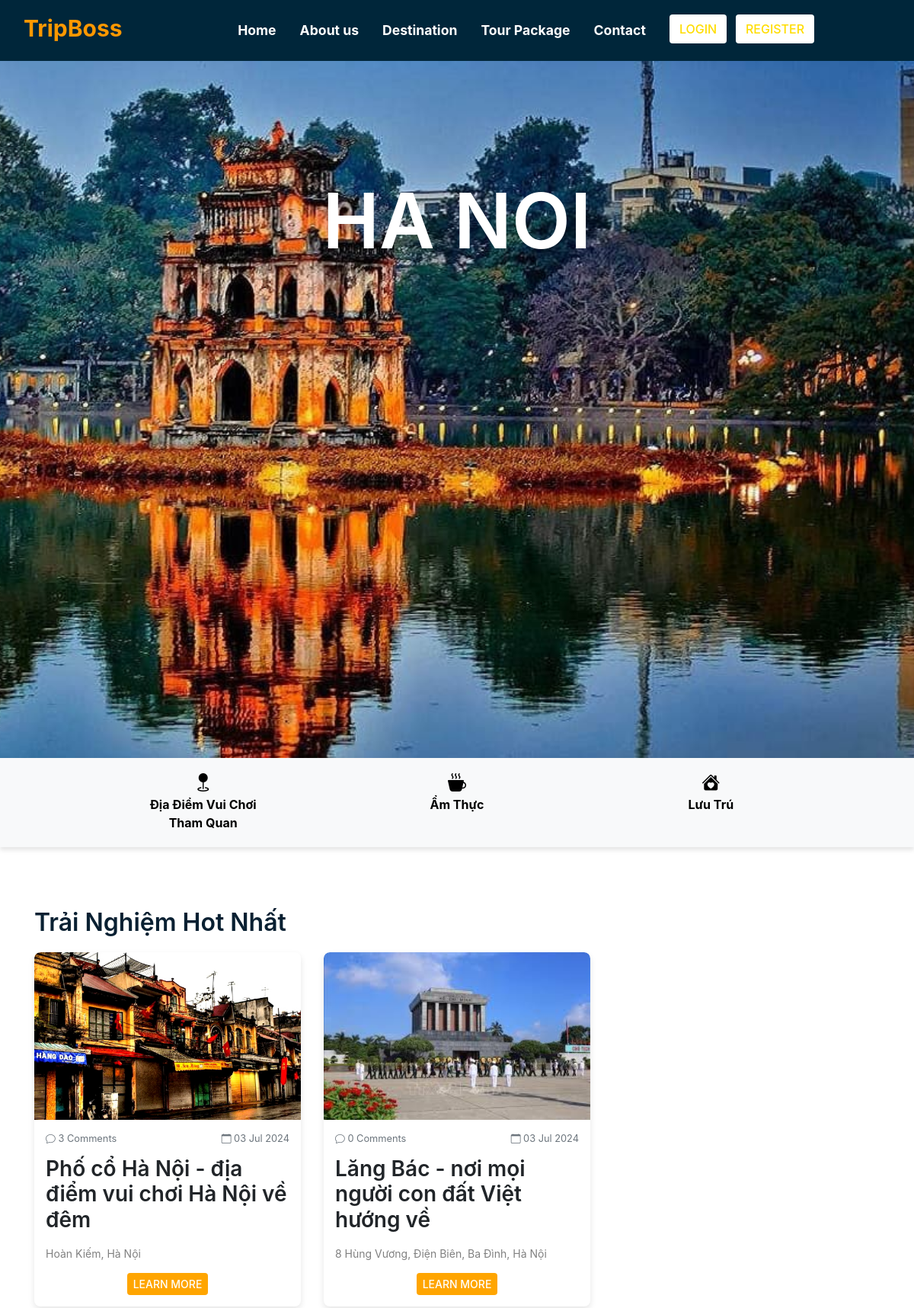
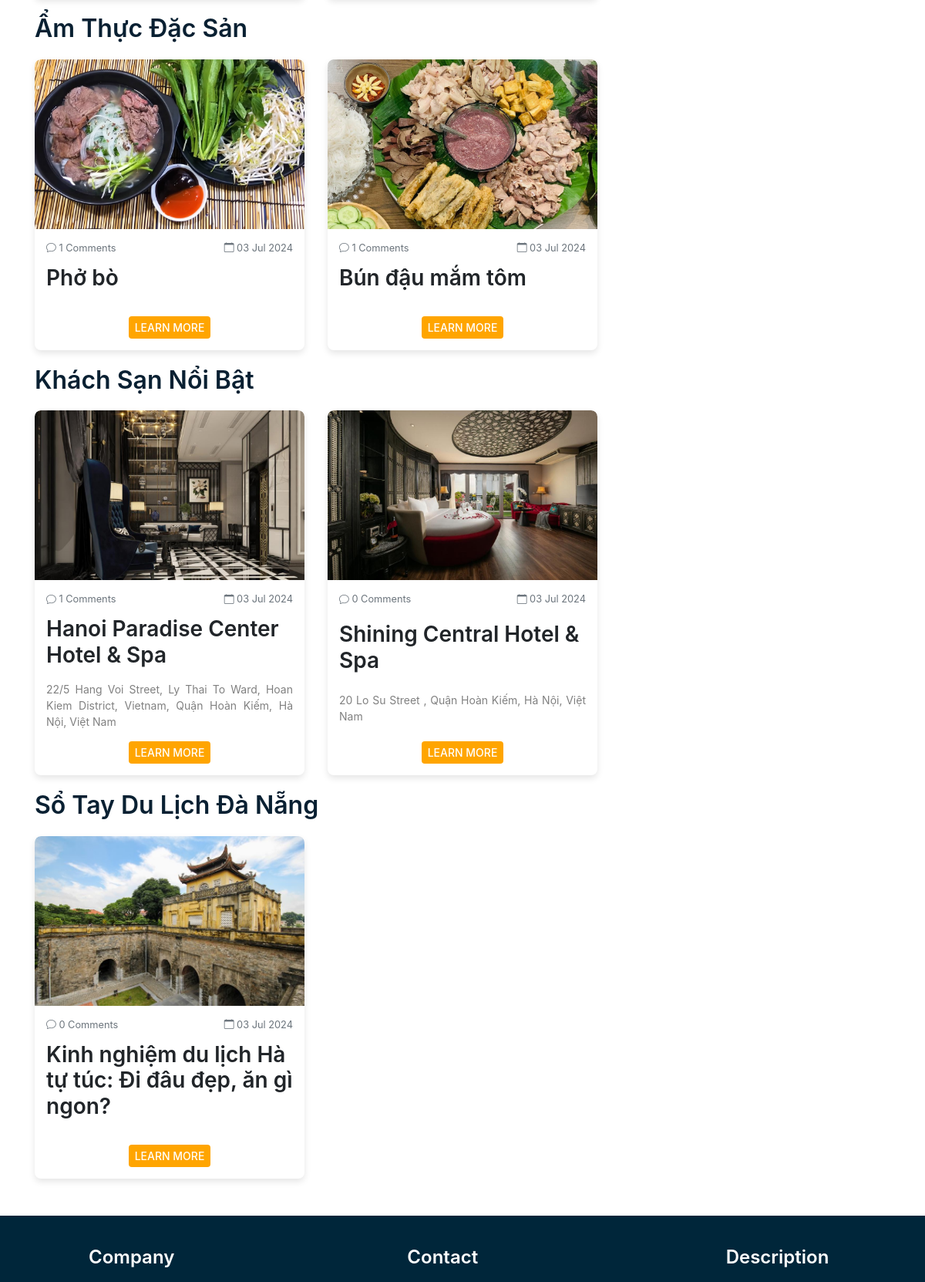
/pages/des_view.php?id=3 (upper part), run on the app's committed database (2 pictures, top to bottom).
### tables this page shows
CREATE TABLE `location` (
  `id` int NOT NULL,
  `name` varchar(255) NOT NULL,
  `image_url` varchar(255) NOT NULL
);

CREATE TABLE `blog` (
  `id` int NOT NULL,
  `date` varchar(255) NOT NULL,
  `title` varchar(255) NOT NULL,
  `summary` text NOT NULL,
  `content` mediumtext NOT NULL,
  `image_url` varchar(255) NOT NULL,
  `views` int NOT NULL DEFAULT '0'
);

### pages/des_view.php (the view, shortened to what this page needs)
<?php
require("/laragon/www/dulich/include/nav.php");
$locationId = isset($_GET['id']) ? intval($_GET['id']) : 0;
$location = null;
if ($locationId > 0) {
    $sql = "SELECT * FROM `location` WHERE `id` = $locationId";
    $result = mysqli_query($con, $sql);
    if ($result && mysqli_num_rows($result) > 0) {
        $location = mysqli_fetch_assoc($result);
    } else {
        $location = null;
    }
} else {
    echo "Invalid location ID.";
    exit;
}
?>
<?php require("/laragon/www/dulich/include/Hdes_view.php") ?>
<body>
    <?php if ($location) : ?>
        <section style="background-image: url('/admin/anh/<?php echo htmlspecialchars($location['image_url']); ?>'); width: 100%; height: 120%; background-position: center bottom; background-size: cover;" data-stellar-background-ratio="0.5">
            <div class="container">
                <div class="row no-gutters slider-text js-fullheight align-items-end justify-content-center">
                    <div class="col-md-9 ftco-animate pb-5 text-center">
                        <h1 class="mb1-3 bread" style="margin-block-start: 150px; color: white; font-size: 100px;"><?php echo htmlspecialchars($location['name']); ?></h1>
                    </div>
                </div>
            </div>
        </section>
        <nav class="icon-bar" style="margin-block-start:-45px">
            <div class="container5">
                <ul class="nav justify-content-center">
                    <li class="nav-item">
                        <a class="nav-link text-center" href="?id=<?php echo $locationId; ?>&category=destination">
                            <i class="bi bi-geo-fill"></i>
                            <div style="font-size: 16px;">Địa Điểm Vui Chơi<br>Tham Quan</div>
                        </a>
                    </li>
                    <li class="nav-item">
                        <a class="nav-link text-center" href="?id=<?php echo $locationId; ?>&category=food">
                            <i class="bi bi-cup-hot-fill"></i>
                            <div style="font-size: 16px;">Ẩm Thực</div>
                        </a>
                    </li>
                    <li class="nav-item">
                        <a class="nav-link text-center" href="?id=<?php echo $locationId; ?>&category=hotel">
                            <i class="bi bi-house-heart-fill"></i>
                            <div style="font-size: 16px;">Lưu Trú</div>
                        </a>
                    </li>
                </ul>
            </div>
        </nav>
    <?php endif; ?>
    <main class="container my-5" style="margin-top: 5rem !important;">
        <?php
        $selectedCategory = isset($_GET['category']) ? $_GET['category'] : null;
        if ($selectedCategory) {
            display_category_section($con, $locationId, $selectedCategory, 'Kết quả tìm kiếm');
        } else {
            display_category_section($con, $locationId, 'destination', 'Trải Nghiệm Hot Nhất');
            display_category_section($con, $locationId, 'food', 'Ẩm Thực Đặc Sản');
            display_category_section($con, $locationId, 'hotel', 'Khách Sạn Nổi Bật');
            display_category_section($con, $locationId, 'advice', 'Sổ Tay Du Lịch Đà Nẵng');
        }
        ?>
    </main>
</body>
</html>
<?php
function display_category_section($con, $location_id, $category_name, $section_title)
{
    echo '<h2 class="blog-section-title">' . htmlspecialchars($section_title) . '</h2>';
    echo '<div class="row">';
    $blogs = get_blogs_by_category($con, $location_id, $category_name);
    display_blogs($blogs);
    echo '</div>';
}
function get_blogs_by_category($con, $location_id, $category_name)
{
    $blogs = [];
    $category_id = null;
    $filtered_blog_ids = [];
    $query = "SELECT id FROM category WHERE name = ?";
    $stmt = $con->prepare($query);
    $stmt->bind_param('s', $category_name);
    $stmt->execute();
    $result = $stmt->get_result();
    if ($result->num_rows > 0) {
        $row = $result->fetch_assoc();
        $category_id = $row['id'];
    }
    if ($category_id) {
        $query = "SELECT blog_id FROM blog_cate WHERE cate_id = ?";
        $stmt = $con->prepare($query);
        $stmt->bind_param('i', $category_id);
        $stmt->execute();
        $result = $stmt->get_result();
        while ($row = $result->fetch_assoc()) {
            $filtered_blog_ids[] = $row['blog_id'];
        }
    }
    if (!empty($filtered_blog_ids)) {
        $placeholders = implode(',', array_fill(0, count($filtered_blog_ids), '?'));
        $query = "SELECT blog.*, blog.date, (SELECT COUNT(*) FROM comments WHERE comments.blog_id = blog.id) AS comment_count FROM location_blog JOIN blog ON location_blog.blog_id = blog.id WHERE location_blog.location_id = ? AND blog.id IN ($placeholders)";
        $stmt = $con->prepare($query);
        $types = 'i' . str_repeat('i', count($filtered_blog_ids));
        $params = array_merge([$types, $location_id], $filtered_blog_ids);
        $stmt->bind_param(...$params);
        $stmt->execute();
        $result = $stmt->get_result();
        if ($result->num_rows > 0) {
            while ($row = $result->fetch_assoc()) {
                $blogs[] = $row;
            }
        }
    }
    return $blogs;
}
function display_blogs($blogs)
{
    foreach ($blogs as $blog_data) {
        echo '<div class="col-md-4">';
        echo '<div class="card h-100">
            <img src="/admin/anh/' . htmlspecialchars($blog_data['image_url']) . '" class="card-img-top" alt="Image" style="height: 220px">
            <div class="card-body">
                <div class="d-flex justify-content-between align-items-center mb-2">
                    <div class="small text-muted"><i class="bi bi-chat"></i> ' . htmlspecialchars($blog_data['comment_count']) . ' Comments</div>
                    <div class="small text-muted"><i class="bi bi-calendar"></i> ' . htmlspecialchars(date("d M Y", strtotime($blog_data['date']))) . '</div>
                </div>
                <h5 class="card-title" style="font-weight: 50px">' . htmlspecialchars($blog_data['title']) . '</h5>
                <p class="card-text1">' . htmlspecialchars($blog_data['summary']) . '</p>
                <a href="blog_detail.php?id=' . htmlspecialchars($blog_data['id']) . '" class="btn1 btn-danger btn-sm">Learn More</a>
            </div>
        </div>';
        echo '</div>';
    }
}
?>
<?php require("/laragon/www/dulich/include/footer.php"); ?>

### assets/css/style.css (style rules this page uses)
body { font-family: Cambria, Cochin, Georgia, Times, 'Times New Roman', serif; line-height: 1.7; color: #516171; }
h1, h2, h3, h4, h5, h6 { font-weight: 600 !important; color: #092032; }
a { color: #092032; text-decoration: none; transition: all 0.4s ease; font-weight: 500; }
img { max-width: 100%; height: auto; object-fit: cover; border-radius: 5px; }
body { font-family: 'Arial', sans-serif; margin: 0; padding: 0; }
body { padding-top: 70px; }
.row { --bs-gutter-x: 1.5rem; --bs-gutter-y: 0; display: flex; flex-wrap: wrap; margin-top: calc(-1* var(--bs-gutter-y)); margin-right: calc(-.5* var(--bs-gutter-x)); margin-left: calc(-.5* var(--bs-gutter-x)); }
.container { width: 100%; padding-right: 15px; padding-left: 15px; margin-right: auto; margin-left: auto; }
.d-flex { display: -webkit-box !important; display: -ms-flexbox !important; display: flex !important; }
img { border-style: none; page-break-inside: avoid; display: block; width: 100%; height: 320px; -webkit-border-radius: 5px; -moz-border-radius: 5px; -ms-border-radius: 5px; border-radius: 5px; }
html, body { position: relative; height: 100%; }
body { background: #eee; font-family: Helvetica Neue, Helvetica, Arial, sans-serif; font-size: 14px; color: #000; margin: 0; padding: 0; }
.mb1-3 { margin-bottom: 1rem !important; font-size: 100px; color: aliceblue; margin-block-start: 120px; }
.align-items-center { -webkit-box-align: center !important; -ms-flex-align: center !important; align-items: center !important; }
.justify-content-center { -webkit-box-pack: center !important; -ms-flex-pack: center !important; justify-content: center !important; }

### assets/css/des.css (style rules this page uses)
body { font-family: Arial, sans-serif; }

### assets/css/wishlist.css (style rules this page uses)
p { text-align: center; }

### assets/css/tour_detail.css (style rules this page uses)
.container { position: relative; z-index: 1; }
.card-title { font-size: 1.75rem; }

### include/Hdes_view.php (style rules this page uses)
.icon-bar { background-color: #f8f9fa; padding: 10px 0; box-shadow: 0 4px 6px rgba(0, 0, 0, 0.1); }
.icon-bar .container5 { max-width: 1000px; margin: 0 auto; }
.icon-bar ul.nav { list-style: none; padding: 0; margin: 0; display: flex; justify-content: space-around; }
.icon-bar .nav-item { flex: 1; text-align: center; }
.icon-bar .nav-link { color: #000; font-weight: bold; padding: 10px; text-decoration: none; transition: color 0.3s, background-color 0.3s; }
.icon-bar .nav-link i { font-size: 24px; margin-bottom: 5px; display: block; }
.icon-bar .nav-link div { font-size: 14px; margin-top: 5px; }
.card { display: flex; flex-direction: column; justify-content: space-between; height: 100%; border: none; margin-bottom: 15px; box-shadow: 0 4px 8px rgba(0, 0, 0, 0.1); border-radius: 8px; overflow: hidden; }
.card-body { padding: 15px; flex-grow: 1; display: flex; flex-direction: column; justify-content: space-between; }
.card-text1 { margin: 0; padding: 0; text-align: justify; font-size: 14px; color: gray; }
.card-img-top { border-radius: 8px 8px 0 0; margin-bottom: 0; }
.btn1 { margin-top: 10px; align-self: center; background-color: orange; color: #fff; border: none; border-radius: 4px; text-transform: uppercase; transition: background-color 0.3s ease; }
.blog-section-title { margin-bottom: 20px; margin-top: 20px; }

### data on the page
location: image_url (picture), name "HA NOI"
blog: image_url (picture), comment_count "3", date "03 Jul 2024", title "Phố cổ Hà Nội - địa điểm vui chơi Hà Nội về đêm", summary "Hoàn Kiếm, Hà Nội"
blog: image_url (picture), comment_count "0", date "03 Jul 2024", title "Lăng Bác - nơi mọi người con đất Việt hướng về", summary "8 Hùng Vương, Điện Biên, Ba Đình, Hà Nội"
blog: image_url (picture), comment_count "1", date "03 Jul 2024", title "Phở bò"
blog: image_url (picture), comment_count "1", date "03 Jul 2024", title "Bún đậu mắm tôm"
blog: image_url (picture), comment_count "1", date "03 Jul 2024", title "Hanoi Paradise Center Hotel & Spa", summary "22/5 Hang Voi Street, Ly Thai To Ward, Hoan Kiem District, Vietnam, Quận Hoàn Kiếm, Hà Nội, Việt Nam"
blog: image_url (picture), comment_count "0", date "03 Jul 2024", title "Shining Central Hotel & Spa", summary "20 Lo Su Street , Quận Hoàn Kiếm, Hà Nội, Việt Nam"
blog: image_url (picture), comment_count "0", date "03 Jul 2024", title "Kinh nghiệm du lịch Hà tự túc: Đi đâu đẹp, ăn gì ngon?"

### other printed values
$section_title "Trải Nghiệm Hot Nhất Ẩm Thực Đặc Sản Khách Sạn Nổi Bật Sổ Tay Du Lịch Đà Nẵng"
